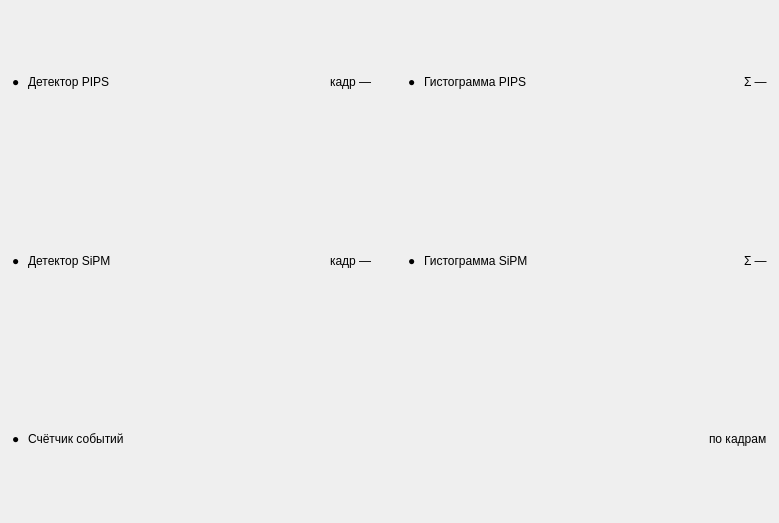
<?xml version="1.0" encoding="UTF-8"?>
<ui version="4.0">
 <class>Form</class>
 <widget class="QWidget" name="Form">
  <property name="geometry">
   <rect>
    <x>0</x>
    <y>0</y>
    <width>779</width>
    <height>523</height>
   </rect>
  </property>
  <property name="windowTitle">
   <string>Form</string>
  </property>
  <layout class="QVBoxLayout" name="verticalLayout_graph">
   <property name="leftMargin"><number>0</number></property>
   <property name="topMargin"><number>0</number></property>
   <property name="rightMargin"><number>0</number></property>
   <property name="bottomMargin"><number>0</number></property>
   <property name="spacing"><number>12</number></property>
   <item>
    <layout class="QGridLayout" name="grid_cards">
     <property name="leftMargin"><number>0</number></property>
     <property name="topMargin"><number>0</number></property>
     <property name="rightMargin"><number>0</number></property>
     <property name="bottomMargin"><number>0</number></property>
     <property name="horizontalSpacing"><number>12</number></property>
     <property name="verticalSpacing"><number>12</number></property>
     <item row="0" column="0">
      <widget class="QFrame" name="card_pips">
       <layout class="QVBoxLayout" name="lay_card_pips">
        <property name="leftMargin"><number>12</number></property>
        <property name="topMargin"><number>10</number></property>
        <property name="rightMargin"><number>12</number></property>
        <property name="bottomMargin"><number>12</number></property>
        <property name="spacing"><number>10</number></property>
        <item>
         <layout class="QHBoxLayout" name="head_card_pips">
          <property name="spacing"><number>8</number></property>
          <item>
           <widget class="QLabel" name="dot_card_pips">
            <property name="text"><string>●</string></property>
           </widget>
          </item>
          <item>
           <widget class="QLabel" name="title_card_pips">
            <property name="text"><string>Детектор PIPS</string></property>
           </widget>
          </item>
          <item>
           <spacer name="sp_card_pips">
            <property name="orientation"><enum>Qt::Horizontal</enum></property>
            <property name="sizeHint" stdset="0"><size><width>40</width><height>20</height></size></property>
           </spacer>
          </item>
          <item>
           <widget class="QLabel" name="badge_pips">
            <property name="text"><string>кадр —</string></property>
           </widget>
          </item>
         </layout>
        </item>
        <item>
         <layout class="QVBoxLayout" name="vLayout_pips">
          <property name="spacing"><number>0</number></property>
         </layout>
        </item>
       </layout>
      </widget>
     </item>
     <item row="0" column="1">
      <widget class="QFrame" name="card_hist_pips">
       <layout class="QVBoxLayout" name="lay_card_hist_pips">
        <property name="leftMargin"><number>12</number></property>
        <property name="topMargin"><number>10</number></property>
        <property name="rightMargin"><number>12</number></property>
        <property name="bottomMargin"><number>12</number></property>
        <property name="spacing"><number>10</number></property>
        <item>
         <layout class="QHBoxLayout" name="head_card_hist_pips">
          <property name="spacing"><number>8</number></property>
          <item>
           <widget class="QLabel" name="dot_card_hist_pips">
            <property name="text"><string>●</string></property>
           </widget>
          </item>
          <item>
           <widget class="QLabel" name="title_card_hist_pips">
            <property name="text"><string>Гистограмма PIPS</string></property>
           </widget>
          </item>
          <item>
           <spacer name="sp_card_hist_pips">
            <property name="orientation"><enum>Qt::Horizontal</enum></property>
            <property name="sizeHint" stdset="0"><size><width>40</width><height>20</height></size></property>
           </spacer>
          </item>
          <item>
           <widget class="QLabel" name="badge_hist_pips">
            <property name="text"><string>Σ —</string></property>
           </widget>
          </item>
         </layout>
        </item>
        <item>
         <layout class="QVBoxLayout" name="vLayout_hist_pips">
          <property name="spacing"><number>0</number></property>
         </layout>
        </item>
       </layout>
      </widget>
     </item>
     <item row="1" column="0">
      <widget class="QFrame" name="card_sipm">
       <layout class="QVBoxLayout" name="lay_card_sipm">
        <property name="leftMargin"><number>12</number></property>
        <property name="topMargin"><number>10</number></property>
        <property name="rightMargin"><number>12</number></property>
        <property name="bottomMargin"><number>12</number></property>
        <property name="spacing"><number>10</number></property>
        <item>
         <layout class="QHBoxLayout" name="head_card_sipm">
          <property name="spacing"><number>8</number></property>
          <item>
           <widget class="QLabel" name="dot_card_sipm">
            <property name="text"><string>●</string></property>
           </widget>
          </item>
          <item>
           <widget class="QLabel" name="title_card_sipm">
            <property name="text"><string>Детектор SiPM</string></property>
           </widget>
          </item>
          <item>
           <spacer name="sp_card_sipm">
            <property name="orientation"><enum>Qt::Horizontal</enum></property>
            <property name="sizeHint" stdset="0"><size><width>40</width><height>20</height></size></property>
           </spacer>
          </item>
          <item>
           <widget class="QLabel" name="badge_sipm">
            <property name="text"><string>кадр —</string></property>
           </widget>
          </item>
         </layout>
        </item>
        <item>
         <layout class="QVBoxLayout" name="vLayout_sipm">
          <property name="spacing"><number>0</number></property>
         </layout>
        </item>
       </layout>
      </widget>
     </item>
     <item row="1" column="1">
      <widget class="QFrame" name="card_hist_sipm">
       <layout class="QVBoxLayout" name="lay_card_hist_sipm">
        <property name="leftMargin"><number>12</number></property>
        <property name="topMargin"><number>10</number></property>
        <property name="rightMargin"><number>12</number></property>
        <property name="bottomMargin"><number>12</number></property>
        <property name="spacing"><number>10</number></property>
        <item>
         <layout class="QHBoxLayout" name="head_card_hist_sipm">
          <property name="spacing"><number>8</number></property>
          <item>
           <widget class="QLabel" name="dot_card_hist_sipm">
            <property name="text"><string>●</string></property>
           </widget>
          </item>
          <item>
           <widget class="QLabel" name="title_card_hist_sipm">
            <property name="text"><string>Гистограмма SiPM</string></property>
           </widget>
          </item>
          <item>
           <spacer name="sp_card_hist_sipm">
            <property name="orientation"><enum>Qt::Horizontal</enum></property>
            <property name="sizeHint" stdset="0"><size><width>40</width><height>20</height></size></property>
           </spacer>
          </item>
          <item>
           <widget class="QLabel" name="badge_hist_sipm">
            <property name="text"><string>Σ —</string></property>
           </widget>
          </item>
         </layout>
        </item>
        <item>
         <layout class="QVBoxLayout" name="vLayout_hist_sipm">
          <property name="spacing"><number>0</number></property>
         </layout>
        </item>
       </layout>
      </widget>
     </item>
     <item row="2" column="0" colspan="2">
      <widget class="QFrame" name="card_counter">
       <layout class="QVBoxLayout" name="lay_card_counter">
        <property name="leftMargin"><number>12</number></property>
        <property name="topMargin"><number>10</number></property>
        <property name="rightMargin"><number>12</number></property>
        <property name="bottomMargin"><number>12</number></property>
        <property name="spacing"><number>10</number></property>
        <item>
         <layout class="QHBoxLayout" name="head_card_counter">
          <property name="spacing"><number>8</number></property>
          <item>
           <widget class="QLabel" name="dot_card_counter">
            <property name="text"><string>●</string></property>
           </widget>
          </item>
          <item>
           <widget class="QLabel" name="title_card_counter">
            <property name="text"><string>Счётчик событий</string></property>
           </widget>
          </item>
          <item>
           <spacer name="sp_card_counter">
            <property name="orientation"><enum>Qt::Horizontal</enum></property>
            <property name="sizeHint" stdset="0"><size><width>40</width><height>20</height></size></property>
           </spacer>
          </item>
          <item>
           <widget class="QLabel" name="badge_counter">
            <property name="text"><string>по кадрам</string></property>
           </widget>
          </item>
         </layout>
        </item>
        <item>
         <layout class="QVBoxLayout" name="vLayout_hist_counter">
          <property name="spacing"><number>0</number></property>
         </layout>
        </item>
       </layout>
      </widget>
     </item>
    </layout>
   </item>
   <item>
    <layout class="QVBoxLayout" name="vLayout_playback">
     <property name="spacing"><number>0</number></property>
     <property name="leftMargin"><number>0</number></property>
     <property name="topMargin"><number>0</number></property>
     <property name="rightMargin"><number>0</number></property>
     <property name="bottomMargin"><number>0</number></property>
    </layout>
   </item>
  </layout>
 </widget>
 <resources/>
 <connections/>
</ui>
